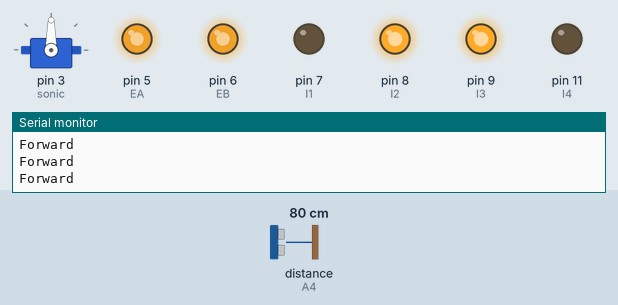
Recording of a sketch running on a simulated Arduino Uno, built with avr-gcc and run on an emulated ATmega328P. Parts: servo, output pins drawn as LEDs (lit = HIGH), the last lines printed to the serial monitor. Wiring (inferred from the names in the program): ultrasonic range finder: trigger A5; echo A4. The test bench sets the inputs (shaded band); at power-on: distance to the obstacle (sensor on A4) 80 cm. The echo pulse lasts 58.3 µs per cm; pins used as bus, display or sensor lines are not drawn.

Above: at 1.8 s.
1.9 s: distance to the obstacle (sensor on A4) set to 24 cm
3.4 s: distance to the obstacle (sensor on A4) set to 19 cm
At 5.2 s:
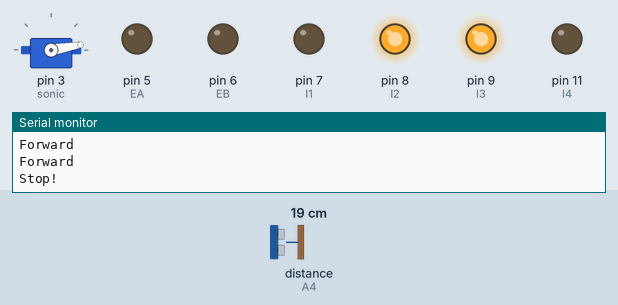
6.5 s: distance to the obstacle (sensor on A4) set to 2 cm
At 7.4 s:
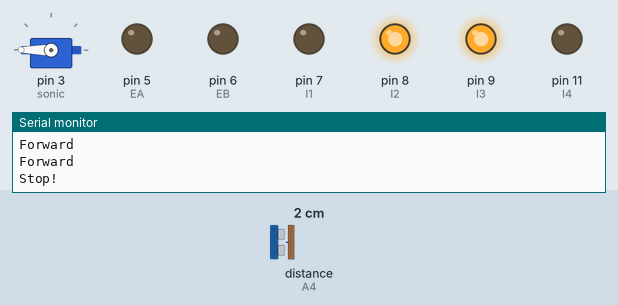
9.6 s: distance to the obstacle (sensor on A4) set to 35 cm
At 11.0 s:
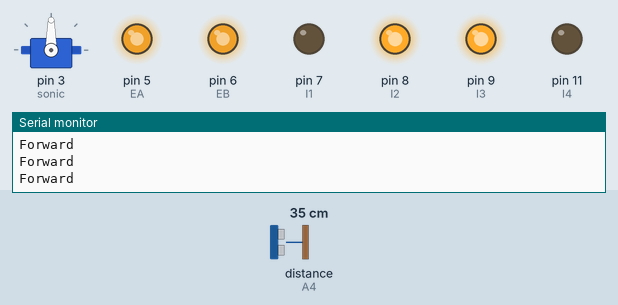
Timing chart, 0 to 12.3 s (numbered marks = the images above; inputs shaded):
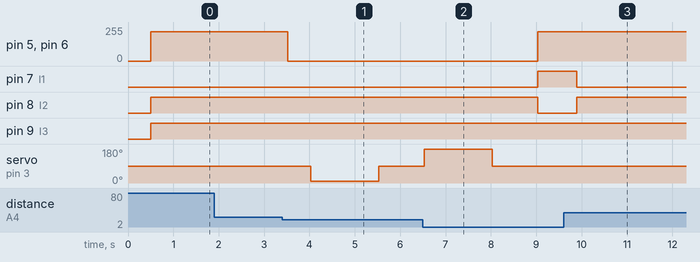

The sketch:

Obstacle_avoidance_.ino
```cpp
#include <Servo.h>  //servo library
Servo sonic;      // create servo object (sonic) to control servo motor

int Echo = A4;
int Trig = A5;

#define EA 5
#define EB 6
#define I1 7
#define I2 8
#define I3 9
#define I4 11
#define Speed 220
int rightDistance = 0, leftDistance = 0, middleDistance = 0;

void forward(){
  analogWrite(EA, Speed);
  analogWrite(EB, Speed);
  digitalWrite(I1, LOW);
  digitalWrite(I2, HIGH);
  digitalWrite(I3, HIGH);
  digitalWrite(I4, LOW);
  Serial.println("Forward");
}

void back() {
  analogWrite(EA, Speed);
  analogWrite(EB, Speed);
  digitalWrite(I1, HIGH);
  digitalWrite(I2, LOW);
  digitalWrite(I3, LOW);
  digitalWrite(I4, HIGH);
  Serial.println("Back");
}

void left() {
  analogWrite(EA, Speed);
  analogWrite(EB, Speed);
  digitalWrite(I1, LOW);
  digitalWrite(I2, HIGH);
  digitalWrite(I3, LOW);
  digitalWrite(I4, HIGH);
  Serial.println("Left");
}

void right() {
  analogWrite(EA, Speed);
  analogWrite(EB, Speed);
  digitalWrite(I1, HIGH);
  digitalWrite(I2, LOW);
  digitalWrite(I3, HIGH);
  digitalWrite(I4, LOW);
  Serial.println("Right");
}

void stop() {
  digitalWrite(EA, LOW);
  digitalWrite(EB, LOW);
  Serial.println("Stop!");
}

//Measuring Ultrasonic distance
int Distance_test() {
  digitalWrite(Trig, LOW);
  delayMicroseconds(2);
  digitalWrite(Trig, HIGH);
  delayMicroseconds(20);
  digitalWrite(Trig, LOW);
  float Fdistance = pulseIn(Echo, HIGH);
  Fdistance= Fdistance / 58;
  return (int)Fdistance;
}

void setup() {
  sonic.attach(3);  // attach servo motor (sonic) on pin 3 to servo object
  Serial.begin(9600);
  pinMode(Echo, INPUT);
  pinMode(Trig, OUTPUT);
  pinMode(I1, OUTPUT);
  pinMode(I2, OUTPUT);
  pinMode(I3, OUTPUT);
  pinMode(I4, OUTPUT);
  pinMode(EA, OUTPUT);
  pinMode(EB, OUTPUT);
  stop();
}

void loop() {
    sonic.write(90);  //set sonic (servo motor) position according to scaled value
    delay(500);
    middleDistance = Distance_test();

    if(middleDistance <= 20) {
      stop();
      delay(500);
      sonic.write(10);
      delay(1000);
      rightDistance = Distance_test();

      delay(500);
      sonic.write(90);
      delay(1000);
      sonic.write(180);
      delay(1000);
      leftDistance = Distance_test();

      delay(500);
      sonic.write(90);
      delay(1000);
      if(rightDistance > leftDistance) {
        right();
        delay(360);
      }
      else if(rightDistance < leftDistance) {
        left();
        delay(360);
      }
      else if((rightDistance <= 20) || (leftDistance <= 20)) {
        back();
        delay(180);
      }
      else {
        forward();
      }
    }
    else {
        forward();
    }
}
```

Measured:
- the behaviour switches between 22 and 21 cm on distance to the obstacle (sensor on A4) (found by bisection; images 0 and 1)
- after the input at 3.4 s, pin 5 (EA), pin 6 (EB): 220/255 → 0/255 after 0.12 s; servo on pin 3 (sonic): 90° → 10° after 0.62 s, → 90° 1.5 s later
- after the input at 6.5 s, pin 9 (I3): stays HIGH (without the input it goes to LOW after 2.5 s); pin 11 (I4): stays LOW (without the input it goes to HIGH after 2.5 s)
- after the input at 9.6 s, pin 5 (EA), pin 6 (EB): stays 220/255 (without the input it goes to 0/255 after 0.29 s); pin 7 (I1): HIGH → LOW after 0.29 s; pin 8 (I2): LOW → HIGH after 0.29 s; servo on pin 3 (sonic): stays 90° (without the input it goes to 10° after 0.79 s)
